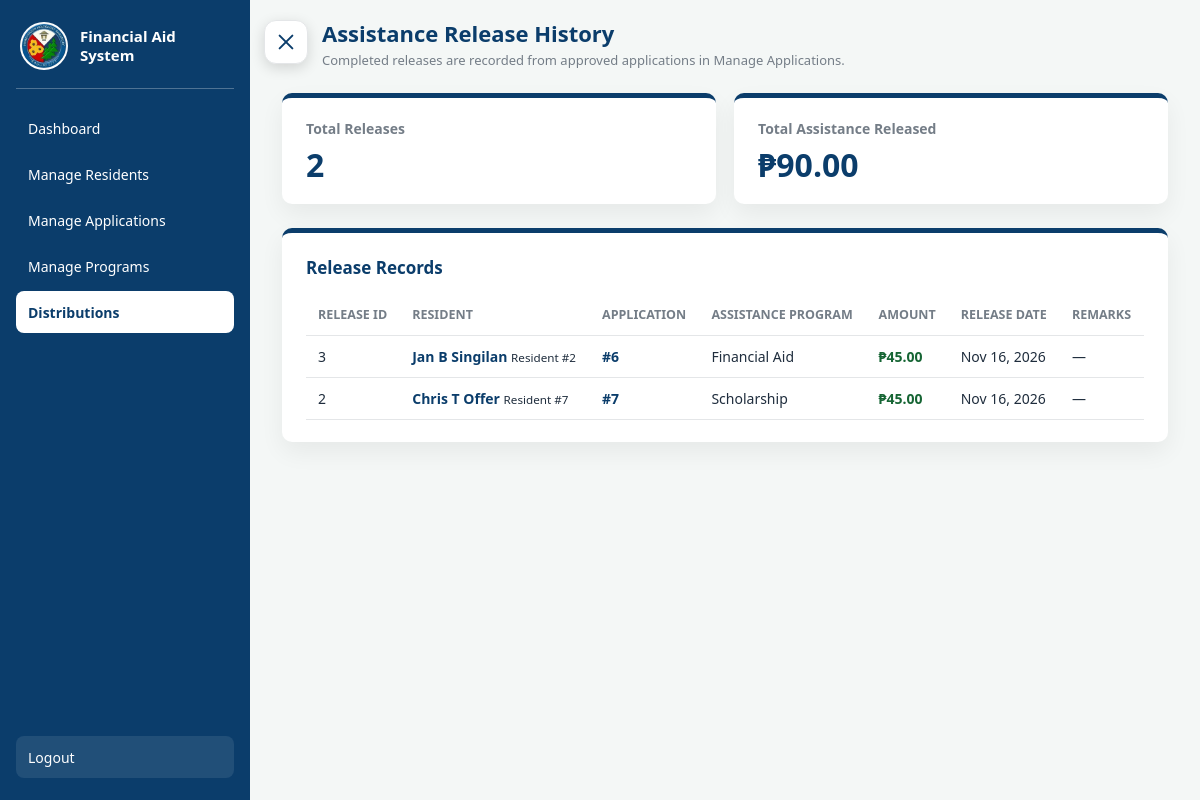
Page /worker/distributions.php (signed in) on the earlier database version.
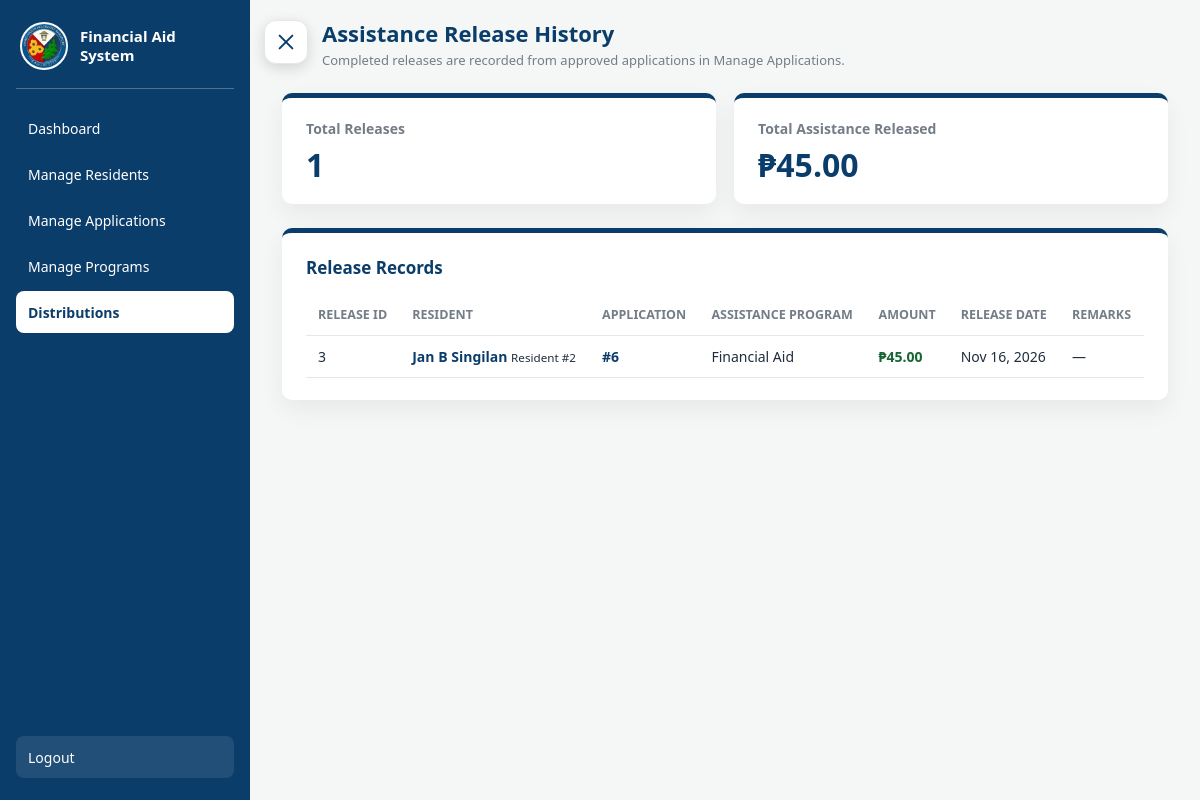
Same page on the later database version.
### tables this page shows
CREATE TABLE `assistance_release` (
  `release_id` int(11) NOT NULL,
  `applicant_id` int(11) NOT NULL,
  `amount` decimal(10,2) NOT NULL,
  `release_date` date NOT NULL,
  `remarks` varchar(255) DEFAULT NULL
);

CREATE TABLE `application` (
  `applicant_id` int(11) NOT NULL,
  `resident_id` int(11) DEFAULT NULL,
  `user_id` int(11) DEFAULT NULL,
  `application_date` datetime NOT NULL DEFAULT current_timestamp(),
  `status` enum('Pending','Approved','Rejected') NOT NULL DEFAULT 'Pending',
  `aid_type` varchar(150) NOT NULL,
  `firstname` varchar(50) NOT NULL,
  `middlename` varchar(50) DEFAULT NULL,
  `lastname` varchar(50) NOT NULL,
  `suffix` varchar(10) DEFAULT NULL,
  `email` varchar(100) DEFAULT NULL,
  `contact` varchar(20) DEFAULT NULL,
  `gender` enum('Male','Female','Other') DEFAULT NULL,
  `civilstatus` enum('Single','Married','Widowed','Annulled') DEFAULT NULL,
  `education` enum('Elementary','High School','Senior High School','College','Graduate','Vocational') DEFAULT NULL,
  `soloparent` enum('Yes','No') DEFAULT NULL,
  `children` tinyint(3) UNSIGNED DEFAULT NULL,
  `member` enum('Yes','No') DEFAULT NULL,
  `program` varchar(100) DEFAULT NULL,
  `dependent` enum('Yes','No') DEFAULT NULL,
  `relationship` varchar(50) DEFAULT NULL,
  `housenumber` varchar(20) DEFAULT NULL,
  `street` varchar(60) DEFAULT NULL,
  `barangay` varchar(50) DEFAULT NULL,
  `city` varchar(50) DEFAULT NULL,
  `province` varchar(50) DEFAULT NULL,
  `zipcode` char(4) DEFAULT NULL,
  `birthplace` varchar(60) DEFAULT NULL,
  `occupation` varchar(60) DEFAULT NULL,
  `school` varchar(100) DEFAULT NULL,
  `yearlevel` varchar(30) DEFAULT NULL,
  `course` varchar(100) DEFAULT NULL,
  `benefits` varchar(100) DEFAULT NULL,
  `enrolled` varchar(20) DEFAULT NULL,
  `attained` varchar(30) DEFAULT NULL,
  `senior` varchar(150) DEFAULT NULL,
  `issues` text DEFAULT NULL,
  `documents` text DEFAULT NULL
);

### classes/application_manager.php (called while the page is built, shortened)
<?php
class ApplicationManager {
    private PDO $pdo;
    public function __construct(PDO $pdo) {
        $this->pdo = $pdo;
    }
    public function fetch_all_releases() {
        $sql = "SELECT
                    r.release_id,
                    r.applicant_id,
                    r.amount,
                    r.release_date,
                    r.remarks,
                    a.resident_id,
                    a.aid_type,
                    COALESCE(
                        NULLIF(TRIM(CONCAT_WS(' ', ri.firstname, ri.middlename, ri.lastname)), ''),
                        NULLIF(TRIM(CONCAT_WS(' ', a.firstname, a.middlename, a.lastname)), '')
                    ) AS resident_name
                FROM assistance_release r
                INNER JOIN application a ON a.applicant_id = r.applicant_id
                LEFT JOIN resident_information ri ON ri.resident_id = a.resident_id
                ORDER BY r.release_date DESC, r.release_id DESC";
        $stmt = $this->pdo->prepare($sql);
        $stmt->execute();
        return $stmt->fetchAll(PDO::FETCH_ASSOC);
    }
    public function total_released_amount() {
        $sql = "SELECT COALESCE(SUM(amount), 0)
                FROM assistance_release";
        $stmt = $this->pdo->prepare($sql);
        $stmt->execute();
        return $stmt->fetchColumn();
    }
}
?>

### worker/distributions.php (the view, shortened to what the changed rows need)
<?php
require_once "../dbconn.php";
require_once "../classes/application_manager.php";
$manager = new ApplicationManager($pdo);
$releases = $manager->fetch_all_releases();
$totalReleased = $manager->total_released_amount();
$escape = function ($value) {
    return htmlspecialchars((string)($value ?? ''), ENT_QUOTES, 'UTF-8');
};
?>
<!DOCTYPE html>
<html lang="en">
<head>
    <link rel="stylesheet" href="../theme.css">
</head>
<body>
<div class="dashboard">
    <?php $activePage = 'distributions'; require __DIR__ . '/sidebar.php'; ?>
    <main class="main-content">
        <div class="topbar">
            <div>
                <h2>Assistance Release History</h2>
            </div>
        </div>
        <div class="stats-container release-summary">
            <section class="stat-card">
                <p>Total Releases</p>
                <h1><?php echo count($releases); ?></h1>
            </section>
            <section class="stat-card">
                <p>Total Assistance Released</p>
                <h1>₱<?php echo number_format((float)$totalReleased, 2); ?></h1>
            </section>
        </div>
        <section class="panel">
            <?php if (!$releases): ?>
                <p class="empty-message">No assistance releases have been recorded yet.</p>
                <p class="empty-message">
                    Once an application is approved, you can record its release from
                    <a class="release-link" href="manage_applications.php">Manage Applications</a>.
                </p>
            <?php else: ?>
                <div class="table-wrapper">
                    <table class="applicant-table">
                        <thead>
                            <tr>
                                <th>Release ID</th>
                                <th>Resident</th>
                                <th>Application</th>
                                <th>Assistance Program</th>
                                <th>Amount</th>
                                <th>Release Date</th>
                                <th>Remarks</th>
                            </tr>
                        </thead>
                        <tbody>
                        <?php foreach ($releases as $release): ?>
                            <tr>
                                <td><?php echo $escape($release['release_id']); ?></td>
                                <td>
                                    <?php if (!empty($release['resident_id'])): ?>
                                        <a class="release-link" href="resident_management.php?edit=<?php echo urlencode((string)$release['resident_id']); ?>">
                                            <?php echo $escape($release['resident_name'] ?: 'Resident'); ?>
                                        </a>
                                        <small>Resident #<?php echo $escape($release['resident_id']); ?></small>
                                    <?php else: ?>
                                        <?php echo $escape($release['resident_name'] ?: 'Unlinked resident'); ?>
                                    <?php endif; ?>
                                </td>
                                <td>
                                    <a class="release-link" href="manage_applications.php?edit=<?php echo urlencode((string)$release['applicant_id']); ?>">
                                        #<?php echo $escape($release['applicant_id']); ?>
                                    </a>
                                </td>
                                <td><?php echo $escape($release['aid_type']); ?></td>
                                <td class="amount-cell">₱<?php echo number_format((float)$release['amount'], 2); ?></td>
                                <td><?php echo $escape(date('M j, Y', strtotime($release['release_date']))); ?></td>
                                <td><?php echo $escape($release['remarks'] ?: '—'); ?></td>
                            </tr>
                        <?php endforeach; ?>
                        </tbody>
                    </table>
                </div>
            <?php endif; ?>
        </section>
    </main>
</div>
</body>
</html>

### worker/sidebar.php (shortened to what the changed rows need)
<?php
$activePage = $activePage ?? '';
$navigation = [
    'dashboard' => ['index.php', 'Dashboard'],
    'residents' => ['resident_management.php', 'Manage Residents'],
    'applications' => ['manage_applications.php', 'Manage Applications'],
    'programs' => ['manage_programs.php', 'Manage Programs'],
    'distributions' => ['distributions.php', 'Distributions'],
    'logout' => ['logout.php', 'Logout'],
];
?>
<aside class="sidebar">
    <h3>Financial Aid System</h3>
    <?php foreach ($navigation as $page => $item): ?>
        <a href="<?php echo htmlspecialchars($item[0], ENT_QUOTES, 'UTF-8'); ?>"<?php echo $activePage === $page ? ' class="active"' : ''; ?>>
            <?php echo htmlspecialchars($item[1], ENT_QUOTES, 'UTF-8'); ?>
        </a>
    <?php endforeach; ?>
</aside>

Differences in the rows shown:
removed assistance_release: release_id "2", resident_name "Chris T Offer", applicant.resident_id "7", applicant "7", applicant.aid_type "Scholarship", amount "45.00", release_date "Nov 16, 2026", remarks "—"
Other differences:
count($releases): "2" → "1"
$totalReleased: "90.00" → "45.00"
